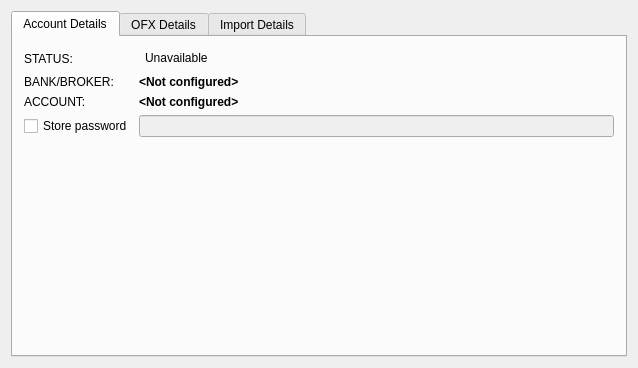
<?xml version="1.0" encoding="UTF-8"?>
<ui version="4.0">
 <class>KOnlineBankingStatusDecl</class>
 <widget class="QWidget" name="KOnlineBankingStatusDecl">
  <property name="geometry">
   <rect>
    <x>0</x>
    <y>0</y>
    <width>638</width>
    <height>368</height>
   </rect>
  </property>
  <layout class="QVBoxLayout" name="verticalLayout_5">
   <item>
    <widget class="QTabWidget" name="tabWidget">
     <property name="currentIndex">
      <number>0</number>
     </property>
     <widget class="QWidget" name="accountTab">
      <attribute name="title">
       <string>Account Details</string>
      </attribute>
      <layout class="QVBoxLayout" name="verticalLayout_2">
       <item>
        <layout class="QGridLayout" name="gridLayout_2">
         <item row="0" column="0">
          <widget class="QLabel" name="textLabel1">
           <property name="text">
            <string>STATUS:</string>
           </property>
           <property name="wordWrap">
            <bool>false</bool>
           </property>
          </widget>
         </item>
         <item row="0" column="1">
          <layout class="QHBoxLayout">
           <item>
            <widget class="KLed" name="m_ledOnlineStatus">
             <property name="state">
              <enum>KLed::Off</enum>
             </property>
            </widget>
           </item>
           <item>
            <widget class="QLabel" name="m_textOnlineStatus">
             <property name="sizePolicy">
              <sizepolicy hsizetype="Fixed" vsizetype="Maximum">
               <horstretch>10</horstretch>
               <verstretch>0</verstretch>
              </sizepolicy>
             </property>
             <property name="text">
              <string>Unavailable</string>
             </property>
             <property name="wordWrap">
              <bool>false</bool>
             </property>
            </widget>
           </item>
           <item>
            <spacer name="spacer4">
             <property name="orientation">
              <enum>Qt::Horizontal</enum>
             </property>
             <property name="sizeType">
              <enum>QSizePolicy::Expanding</enum>
             </property>
             <property name="sizeHint" stdset="0">
              <size>
               <width>41</width>
               <height>21</height>
              </size>
             </property>
            </spacer>
           </item>
          </layout>
         </item>
         <item row="1" column="0">
          <widget class="QLabel" name="textLabel2">
           <property name="text">
            <string>BANK/BROKER:</string>
           </property>
           <property name="wordWrap">
            <bool>false</bool>
           </property>
          </widget>
         </item>
         <item row="1" column="1">
          <widget class="QLabel" name="m_textBank">
           <property name="sizePolicy">
            <sizepolicy hsizetype="Minimum" vsizetype="Fixed">
             <horstretch>0</horstretch>
             <verstretch>0</verstretch>
            </sizepolicy>
           </property>
           <property name="font">
            <font>
             <weight>75</weight>
             <bold>true</bold>
            </font>
           </property>
           <property name="text">
            <string>&amp;lt;Not configured&amp;gt;</string>
           </property>
           <property name="wordWrap">
            <bool>false</bool>
           </property>
          </widget>
         </item>
         <item row="2" column="0">
          <widget class="QLabel" name="textLabel3">
           <property name="text">
            <string>ACCOUNT:</string>
           </property>
           <property name="wordWrap">
            <bool>false</bool>
           </property>
          </widget>
         </item>
         <item row="2" column="1">
          <widget class="QLabel" name="m_textOnlineAccount">
           <property name="sizePolicy">
            <sizepolicy hsizetype="Minimum" vsizetype="Fixed">
             <horstretch>0</horstretch>
             <verstretch>0</verstretch>
            </sizepolicy>
           </property>
           <property name="font">
            <font>
             <weight>75</weight>
             <bold>true</bold>
            </font>
           </property>
           <property name="text">
            <string>&amp;lt;Not configured&amp;gt;</string>
           </property>
           <property name="wordWrap">
            <bool>false</bool>
           </property>
          </widget>
         </item>
         <item row="3" column="0">
          <widget class="QCheckBox" name="m_storePassword">
           <property name="text">
            <string>Store password</string>
           </property>
          </widget>
         </item>
         <item row="3" column="1">
          <widget class="KLineEdit" name="m_password">
           <property name="enabled">
            <bool>false</bool>
           </property>
           <property name="showClearButton" stdset="0">
            <bool>true</bool>
           </property>
           <property name="passwordMode">
            <bool>true</bool>
           </property>
          </widget>
         </item>
        </layout>
       </item>
       <item>
        <spacer name="verticalSpacer_3">
         <property name="orientation">
          <enum>Qt::Vertical</enum>
         </property>
         <property name="sizeHint" stdset="0">
          <size>
           <width>20</width>
           <height>143</height>
          </size>
         </property>
        </spacer>
       </item>
      </layout>
     </widget>
     <widget class="QWidget" name="ofxTab">
      <attribute name="title">
       <string>OFX Details</string>
      </attribute>
      <layout class="QVBoxLayout" name="verticalLayout_3">
       <item>
        <layout class="QGridLayout" name="gridLayout_1">
         <item row="1" column="0">
          <widget class="QLabel" name="textLabel1_3">
           <property name="text">
            <string>Header Version</string>
           </property>
           <property name="wordWrap">
            <bool>false</bool>
           </property>
          </widget>
         </item>
         <item row="0" column="1">
          <widget class="KComboBox" name="m_applicationCombo"/>
         </item>
         <item row="0" column="4">
          <spacer name="spacer4_2">
           <property name="orientation">
            <enum>Qt::Horizontal</enum>
           </property>
           <property name="sizeType">
            <enum>QSizePolicy::Expanding</enum>
           </property>
           <property name="sizeHint" stdset="0">
            <size>
             <width>150</width>
             <height>21</height>
            </size>
           </property>
          </spacer>
         </item>
         <item row="1" column="1">
          <widget class="KComboBox" name="m_headerVersionCombo"/>
         </item>
         <item row="0" column="0">
          <widget class="QLabel" name="textLabel1_2">
           <property name="text">
            <string>Identify as</string>
           </property>
           <property name="wordWrap">
            <bool>false</bool>
           </property>
          </widget>
         </item>
         <item row="1" column="2">
          <widget class="KLineEdit" name="m_headerVersionEdit"/>
         </item>
         <item row="0" column="2">
          <widget class="KLineEdit" name="m_applicationEdit"/>
         </item>
         <item row="2" column="1">
          <widget class="QLineEdit" name="m_clientUidEdit">
           <property name="toolTip">
            <string/>
           </property>
           <property name="whatsThis">
            <string>OFX &lt;CLIENTUID&gt; for institutions that require it</string>
           </property>
          </widget>
         </item>
         <item row="2" column="0">
          <widget class="QLabel" name="m_clientUidLabel">
           <property name="text">
            <string>Client UID</string>
           </property>
          </widget>
         </item>
        </layout>
       </item>
       <item>
        <spacer name="verticalSpacer_2">
         <property name="orientation">
          <enum>Qt::Vertical</enum>
         </property>
         <property name="sizeHint" stdset="0">
          <size>
           <width>20</width>
           <height>195</height>
          </size>
         </property>
        </spacer>
       </item>
      </layout>
     </widget>
     <widget class="QWidget" name="importTab">
      <attribute name="title">
       <string>Import Details</string>
      </attribute>
      <layout class="QVBoxLayout" name="verticalLayout_4">
       <item>
        <widget class="QGroupBox" name="buttonGroupBox2">
         <property name="title">
          <string>Start date of import</string>
         </property>
         <layout class="QVBoxLayout" name="verticalLayout">
          <item>
           <widget class="QFrame" name="frame">
            <property name="frameShape">
             <enum>QFrame::NoFrame</enum>
            </property>
            <property name="frameShadow">
             <enum>QFrame::Plain</enum>
            </property>
            <property name="lineWidth">
             <number>0</number>
            </property>
            <layout class="QGridLayout" name="gridLayout">
             <property name="sizeConstraint">
              <enum>QLayout::SetMinimumSize</enum>
             </property>
             <item row="0" column="0" colspan="2">
              <widget class="QRadioButton" name="m_lastUpdateRB">
               <property name="text">
                <string>Last &amp;update</string>
               </property>
               <attribute name="buttonGroup">
                <string notr="true">buttonGroup2</string>
               </attribute>
              </widget>
             </item>
             <item row="0" column="2" colspan="3">
              <widget class="QLabel" name="m_lastUpdateTXT">
               <property name="text">
                <string/>
               </property>
               <property name="wordWrap">
                <bool>false</bool>
               </property>
              </widget>
             </item>
             <item row="1" column="0" colspan="2">
              <widget class="QRadioButton" name="m_todayRB">
               <property name="text">
                <string>To&amp;day minus</string>
               </property>
               <property name="checked">
                <bool>true</bool>
               </property>
               <attribute name="buttonGroup">
                <string notr="true">buttonGroup2</string>
               </attribute>
              </widget>
             </item>
             <item row="1" column="2">
              <widget class="QSpinBox" name="m_numdaysSpin">
               <property name="maximum">
                <number>180</number>
               </property>
              </widget>
             </item>
             <item row="1" column="3" colspan="2">
              <widget class="QLabel" name="textLabel2_2">
               <property name="text">
                <string comment="@action number of days">days</string>
               </property>
               <property name="wordWrap">
                <bool>false</bool>
               </property>
              </widget>
             </item>
             <item row="2" column="0">
              <widget class="QRadioButton" name="m_pickDateRB">
               <property name="text">
                <string>Pi&amp;ck date</string>
               </property>
               <attribute name="buttonGroup">
                <string notr="true">buttonGroup2</string>
               </attribute>
              </widget>
             </item>
             <item row="2" column="1" colspan="3">
              <widget class="KMyMoneyDateInput" name="m_specificDate">
               <property name="enabled">
                <bool>false</bool>
               </property>
              </widget>
             </item>
             <item row="2" column="4">
              <spacer name="horizontalSpacer">
               <property name="orientation">
                <enum>Qt::Horizontal</enum>
               </property>
               <property name="sizeHint" stdset="0">
                <size>
                 <width>214</width>
                 <height>20</height>
                </size>
               </property>
              </spacer>
             </item>
            </layout>
           </widget>
          </item>
         </layout>
        </widget>
       </item>
       <item>
        <widget class="QGroupBox" name="buttonGroupBox1">
         <property name="title">
          <string>Import options</string>
         </property>
         <layout class="QGridLayout" name="gridLayout_3" rowstretch="2,0,0">
          <item row="0" column="1">
           <widget class="QComboBox" name="m_preferredPayee">
            <item>
             <property name="text">
              <string notr="true">PAYEEID</string>
             </property>
            </item>
            <item>
             <property name="text">
              <string notr="true">NAME</string>
             </property>
            </item>
            <item>
             <property name="text">
              <string notr="true">MEMO</string>
             </property>
            </item>
           </widget>
          </item>
          <item row="1" column="0">
           <widget class="QLabel" name="label_2">
            <property name="text">
             <string>Method to detect duplicate transactions during import</string>
            </property>
           </widget>
          </item>
          <item row="1" column="1">
           <widget class="QComboBox" name="m_uniqueTransactionId">
            <item>
             <property name="text">
              <string>OFX FITID</string>
             </property>
            </item>
            <item>
             <property name="text">
              <string>KMyMoney Hash</string>
             </property>
            </item>
           </widget>
          </item>
          <item row="0" column="0">
           <widget class="QLabel" name="textLabel3_2">
            <property name="sizePolicy">
             <sizepolicy hsizetype="Preferred" vsizetype="Preferred">
              <horstretch>1</horstretch>
              <verstretch>0</verstretch>
             </sizepolicy>
            </property>
            <property name="text">
             <string>Payee's name is based on contents of the OFX tag</string>
            </property>
            <property name="wordWrap">
             <bool>false</bool>
            </property>
           </widget>
          </item>
          <item row="2" column="0">
           <widget class="QLabel" name="label">
            <property name="text">
             <string>Timezone offset</string>
            </property>
           </widget>
          </item>
          <item row="2" column="1">
           <layout class="QHBoxLayout" name="hl2" stretch="0,1">
            <item>
             <widget class="KComboBox" name="m_timestampOffsetSign">
              <item>
               <property name="text">
                <string>+</string>
               </property>
              </item>
              <item>
               <property name="text">
                <string>-</string>
               </property>
              </item>
             </widget>
            </item>
            <item>
             <widget class="QTimeEdit" name="m_timestampOffset"/>
            </item>
           </layout>
          </item>
         </layout>
        </widget>
       </item>
       <item>
        <spacer name="verticalSpacer">
         <property name="orientation">
          <enum>Qt::Vertical</enum>
         </property>
         <property name="sizeHint" stdset="0">
          <size>
           <width>20</width>
           <height>0</height>
          </size>
         </property>
        </spacer>
       </item>
      </layout>
     </widget>
    </widget>
   </item>
  </layout>
 </widget>
 <layoutdefault spacing="6" margin="11"/>
 <customwidgets>
  <customwidget>
   <class>KLineEdit</class>
   <extends>QLineEdit</extends>
   <header>klineedit.h</header>
  </customwidget>
  <customwidget>
   <class>KLed</class>
   <extends>QWidget</extends>
   <header>kled.h</header>
  </customwidget>
  <customwidget>
   <class>KComboBox</class>
   <extends>QComboBox</extends>
   <header>kcombobox.h</header>
  </customwidget>
  <customwidget>
   <class>KMyMoneyDateInput</class>
   <extends>QFrame</extends>
   <header>kmymoneydateinput.h</header>
   <container>1</container>
  </customwidget>
 </customwidgets>
 <resources/>
 <connections>
  <connection>
   <sender>m_pickDateRB</sender>
   <signal>toggled(bool)</signal>
   <receiver>m_specificDate</receiver>
   <slot>setEnabled(bool)</slot>
   <hints>
    <hint type="sourcelabel">
     <x>91</x>
     <y>318</y>
    </hint>
    <hint type="destinationlabel">
     <x>202</x>
     <y>314</y>
    </hint>
   </hints>
  </connection>
  <connection>
   <sender>m_todayRB</sender>
   <signal>toggled(bool)</signal>
   <receiver>m_numdaysSpin</receiver>
   <slot>setEnabled(bool)</slot>
   <hints>
    <hint type="sourcelabel">
     <x>91</x>
     <y>280</y>
    </hint>
    <hint type="destinationlabel">
     <x>268</x>
     <y>275</y>
    </hint>
   </hints>
  </connection>
  <connection>
   <sender>m_storePassword</sender>
   <signal>toggled(bool)</signal>
   <receiver>m_password</receiver>
   <slot>setEnabled(bool)</slot>
   <hints>
    <hint type="sourcelabel">
     <x>158</x>
     <y>289</y>
    </hint>
    <hint type="destinationlabel">
     <x>263</x>
     <y>289</y>
    </hint>
   </hints>
  </connection>
 </connections>
 <buttongroups>
  <buttongroup name="buttonGroup2"/>
 </buttongroups>
</ui>
